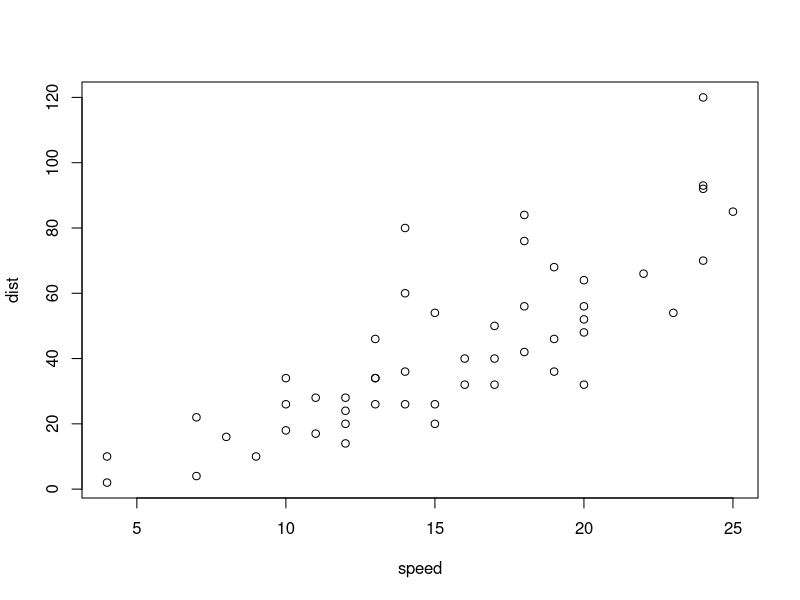
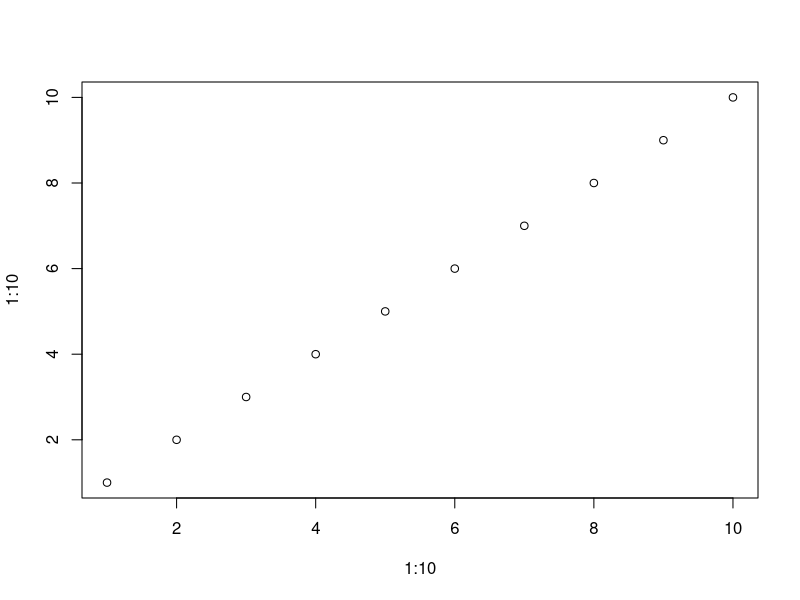

Recreate these plots in R, in order.
## ---- chunk 1
plot(cars)
## ---- chunk 2
1  + sqrt(9)
## ---- chunk 3
plot(1:10, 1:10)

